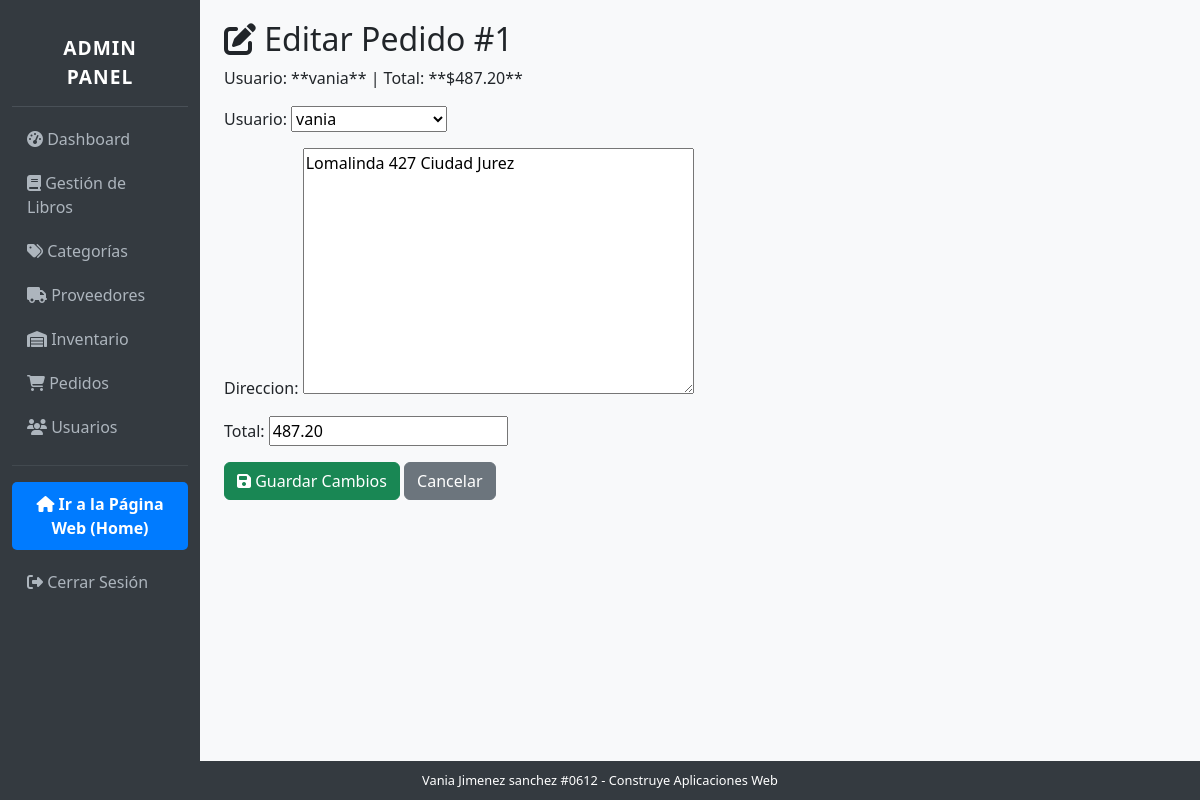
The app's page /admin-panel/pedidos/editar/1/ with its own data.
### app_libreria/models.py (models this page shows)
class Pedido(models.Model):
    usuario = models.ForeignKey(User, on_delete=models.CASCADE)
    direccion = models.TextField()
    total = models.DecimalField(max_digits=10, decimal_places=2)
    fecha = models.DateTimeField(auto_now_add=True)

### app_libreria/views.py (the view)
# urls.py: path('admin-panel/pedidos/editar/<int:pk>/', views.PedidoUpdateView.as_view(), name='admin_pedidos_edit'),
class PedidoUpdateView(AdminRequiredMixin, UpdateView):
    model = Pedido
    template_name = 'app_libreria/admin/pedidos_form.html'
    fields = ['usuario', 'direccion', 'total']
    success_url = reverse_lazy('admin_pedidos_list')

### app_libreria/templates/app_libreria/admin/pedidos_form.html (shortened to what this page needs)
{% extends 'app_libreria/admin/admin_base.html' %}
{% load crispy_forms_tags %}
{% block content %}
    <h2><i class="fas fa-edit"></i> Editar Pedido #{{ form.instance.pk }}</h2>
    <p>Usuario: **{{ form.instance.usuario.username }}** | Total: **${{ form.instance.total|floatformat:2 }}**</p>
    <form method="post">
        {{ form|crispy }}
        <button type="submit" class="btn btn-success">
            <i class="fas fa-save"></i> Guardar Cambios
        </button>
        <a href="{% url 'admin_pedidos_list' %}" class="btn btn-secondary">Cancelar</a>
    </form>
{% endblock content %}

### app_libreria/templates/app_libreria/admin/admin_base.html (style rules this page uses)
body { background-color: #f8f9fa; }

### records on screen
Pedido: instance.pk "1", instance.usuario.username "vania", instance.total "487.20", usuario "vania", direccion "Lomalinda 427 Ciudad Jurez", total "487.20"
